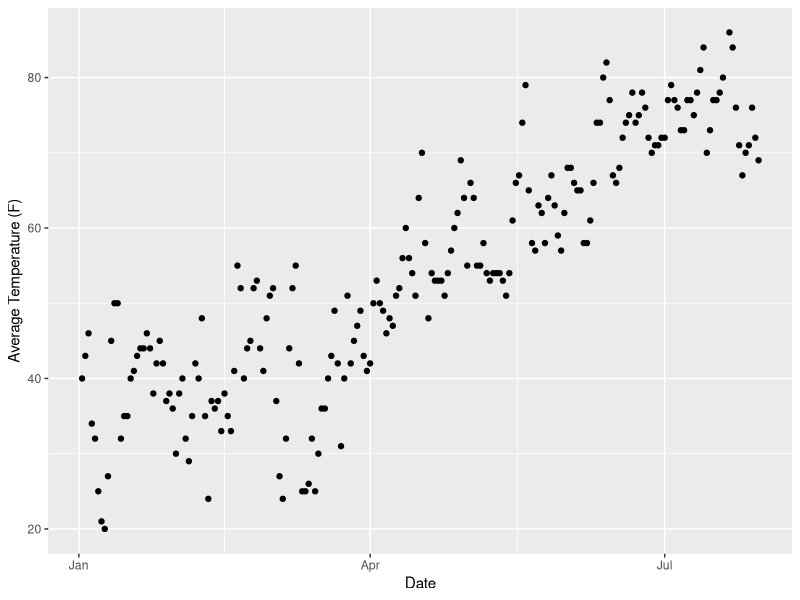
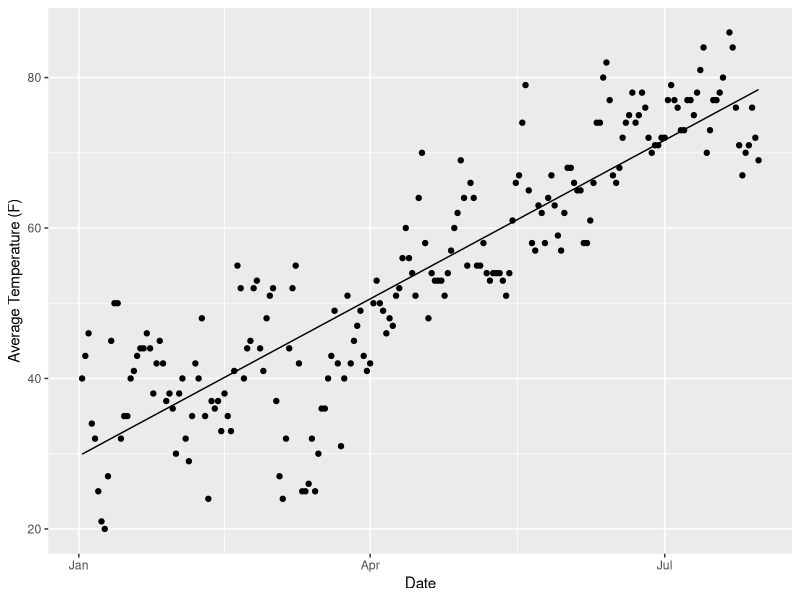
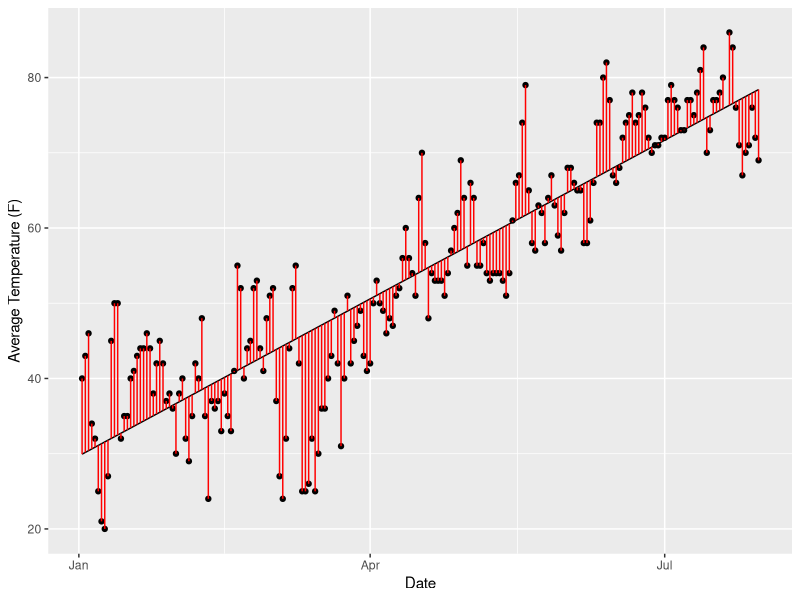
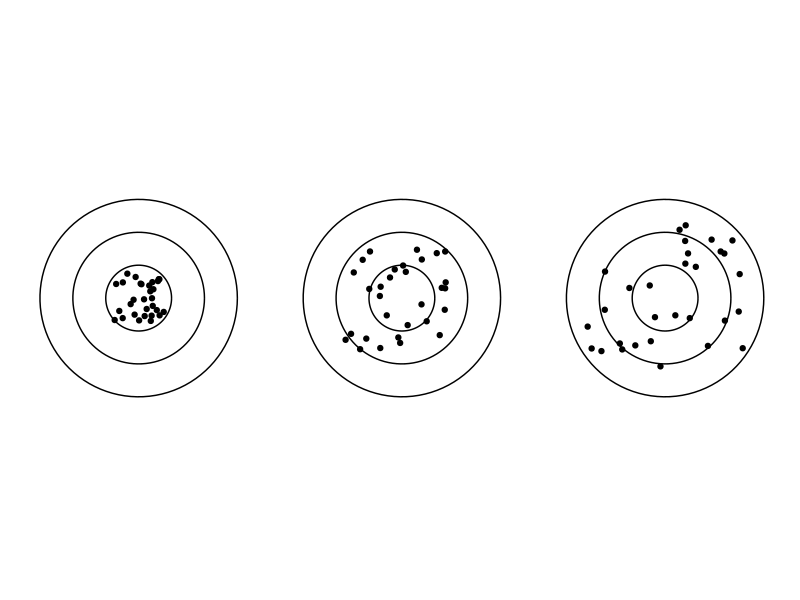
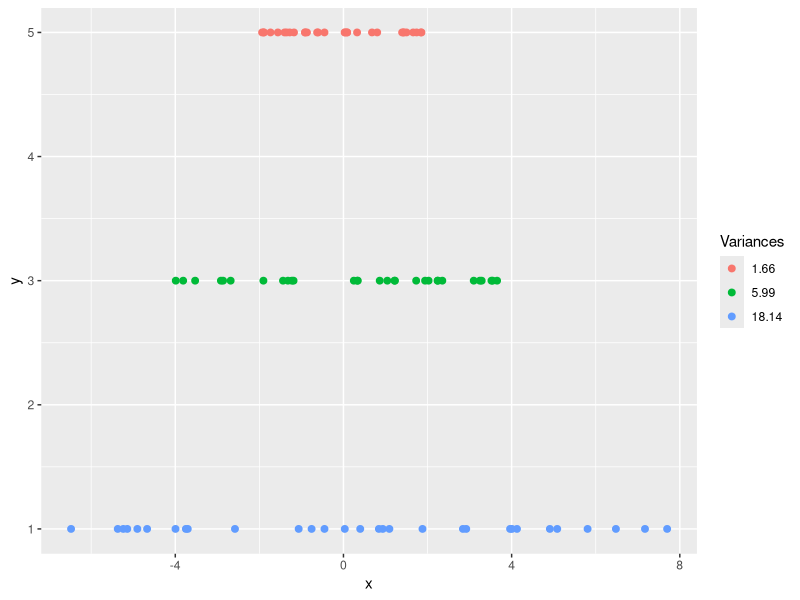
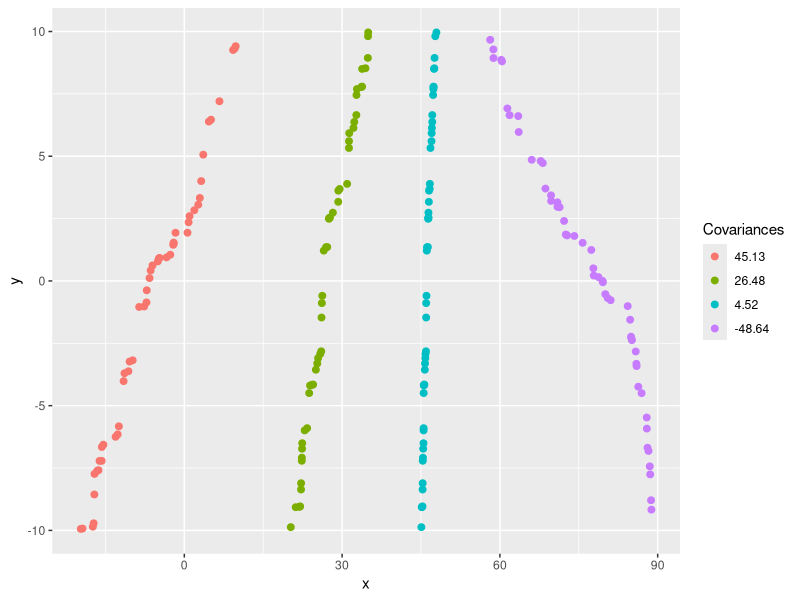

Generate these figures, in order, with R:
## ---- chunk 1
knitr::opts_chunk$set(warning=FALSE, message=FALSE)
library(tidyverse)
library(lubridate)
BlnkGrph = theme(axis.line=element_blank(), axis.text.x=element_blank(), axis.text.y=element_blank(), axis.ticks=element_blank(), axis.title.x=element_blank(),
                 axis.title.y=element_blank(), legend.position="none", panel.background=element_blank(), panel.border=element_blank(), panel.grid.major=element_blank(),
                 panel.grid.minor=element_blank(), plot.background=element_blank(),plot.margin=grid::unit(c(0,0,0,0), "mm"))
## ---- chunk 2
temp <- read_csv("./data/jfk_tmp.csv")
temp <- temp %>% mutate(DATE=ymd(DATE)) %>% filter(DATE > '2017-01-01')
temp %>% ggplot(aes(DATE,TAVG)) + geom_point() + labs(x="Date", y="Average Temperature (F)")
## ---- chunk 3
fit <- lm(TAVG~DATE,data=temp)
temp <- temp %>% mutate(tfit = predict(fit,data.frame(DATE=temp$DATE)))
temp %>% ggplot(aes(DATE,TAVG)) + geom_point() + geom_line(aes(DATE,tfit)) + labs(x="Date", y="Average Temperature (F)")
## ---- chunk 4
temp %>% ggplot(aes(DATE,TAVG)) + geom_point() + geom_line(aes(DATE,tfit)) + geom_segment(aes(x=DATE,xend=DATE,y=TAVG,yend=tfit), color='red') + labs(x="Date", y="Average Temperature (F)")
## ---- chunk 5
circleFun <- function(center = c(0,0),diameter = 1, npoints = 100){
    r = diameter / 2
    tt <- seq(0,2*pi,length.out = npoints)
    xx <- center[1] + r * cos(tt)
    yy <- center[2] + r * sin(tt)
    return(data.frame(x = xx, y = yy))
}
dat1_1 <- circleFun(c(0,0),0.5,npoints = 100)
dat1_2 <- circleFun(c(0,0),1,npoints = 100)
dat1_3 <- circleFun(c(0,0),1.5,npoints = 100)
dat2_1 <- circleFun(c(2,0),0.5,npoints = 100)
dat2_2 <- circleFun(c(2,0),1,npoints = 100)
dat2_3 <- circleFun(c(2,0),1.5,npoints = 100)
dat3_1 <- circleFun(c(4,0),0.5,npoints = 100)
dat3_2 <- circleFun(c(4,0),1,npoints = 100)
dat3_3 <- circleFun(c(4,0),1.5,npoints = 100)
var_pt <- tibble(x1=runif(30,-0.2,0.2),y1=runif(30,-0.2,0.2),
                 x2=runif(30,1.55,2.35),y2=runif(30,-0.4,0.4),
                 x3=runif(30,3.4,4.6),y3=runif(30,-0.57,0.57))
circ1 <- tibble(x1=dat1_1$x,y1=dat1_1$y,x2=dat1_2$x,y2=dat1_2$y,x3=dat1_3$x,y3=dat1_3$y,
                x4=dat2_1$x,y4=dat2_1$y,x5=dat2_2$x,y5=dat2_2$y,x6=dat2_3$x,y6=dat2_3$y,
                x7=dat3_1$x,y7=dat3_1$y,x8=dat3_2$x,y8=dat3_2$y,x9=dat3_3$x,y9=dat3_3$y)
#geom_path will do open circles, geom_polygon will do filled circles
ggplot(circ1) + geom_path(aes(x1,y1)) + 
  geom_path(aes(x2,y2)) +
  geom_path(aes(x3,y3)) +
  geom_path(aes(x4,y4)) + 
  geom_path(aes(x5,y5)) +
  geom_path(aes(x6,y6)) +
  geom_path(aes(x7,y7)) + 
  geom_path(aes(x8,y8)) +
  geom_path(aes(x9,y9)) +
  geom_point(data=var_pt,aes(x1,y1)) + 
  geom_point(data=var_pt,aes(x2,y2)) + 
  geom_point(data=var_pt,aes(x3,y3)) + 
  BlnkGrph + coord_fixed()
  
## ---- chunk 6
# var_1d <- tibble(x1=runif(30,-1,1),x2=runif(30,-2,2),x3=runif(30,-3,3),
#        y1=rep(1,30),y2=rep(3,30),y3=rep(5,30))
ct=30
x1 <- runif(ct,-2,2)
x2 <- runif(ct,-4,4)
x3 <- runif(ct,-8,8)
var_1d <- tibble(x=c(x1,x2,x3),
                 y=c(rep(5,ct),rep(3,ct),rep(1,ct)),
                 Variances=c(rep("x1",ct),rep("x2",ct),rep("x3",ct)))
ggplot(var_1d) + geom_point(aes(x,y,color=Variances),size=2) +
  scale_color_discrete(labels=c(round(var(x1),2),round(var(x2),2),round(var(x3),2)))
## ---- chunk 7
# var_1d <- tibble(x1=runif(30,-1,1),x2=runif(30,-2,2),x3=runif(30,-3,3),
#        y1=rep(1,30),y2=rep(3,30),y3=rep(5,30))
ct=50

x1 <- sort(runif(ct,-20,10))
x2 <- sort(runif(ct,20,35))
x3 <- sort(runif(ct,45,48))
x4 <- sort(runif(ct,58,89),decreasing = TRUE)
y1 <- sort(runif(ct,-10,10))
y2 <- sort(runif(ct,-10,10))
y3 <- sort(runif(ct,-10,10))
y4 <- sort(runif(ct,-10,10))
var_2d <- tibble(x=c(x1,x2,x3,x4),
                 y=c(y1,y2,y2,y4),
                 Covariances=c(rep("x1y1",ct),rep("x2y2",ct),rep("x3y3",ct),rep("x4y4",ct)))
ggplot(var_2d) + geom_point(aes(x,y,color=Covariances),size=2) +
  scale_color_discrete(labels=c(round(cov(x1,y1),2),round(cov(x2,y2),2),round(cov(x3,y3),2),round(cov(x4,y4),2)))
